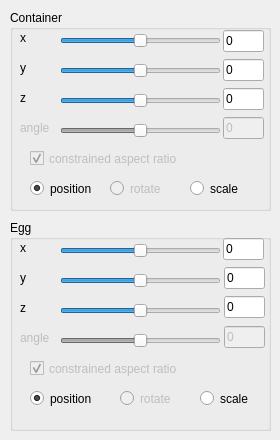
    <widget class="QWidget" name="tab_3" >
     <attribute name="title" >
      <string>Object</string>
     </attribute>
     <widget class="QGroupBox" name="groupBox_11" >
      <property name="geometry" >
       <rect>
        <x>10</x>
        <y>220</y>
        <width>261</width>
        <height>211</height>
       </rect>
      </property>
      <property name="title" >
       <string>Egg</string>
      </property>
      <widget class="QLabel" name="label_26" >
       <property name="geometry" >
        <rect>
         <x>10</x>
         <y>20</y>
         <width>16</width>
         <height>16</height>
        </rect>
       </property>
       <property name="text" >
        <string>x</string>
       </property>
      </widget>
      <widget class="QLabel" name="label_27" >
       <property name="geometry" >
        <rect>
         <x>10</x>
         <y>50</y>
         <width>16</width>
         <height>16</height>
        </rect>
       </property>
       <property name="text" >
        <string>y</string>
       </property>
      </widget>
      <widget class="QLabel" name="label_28" >
       <property name="geometry" >
        <rect>
         <x>10</x>
         <y>80</y>
         <width>16</width>
         <height>16</height>
        </rect>
       </property>
       <property name="text" >
        <string>z</string>
       </property>
      </widget>
      <widget class="QLineEdit" name="eggYLineEdit" >
       <property name="geometry" >
        <rect>
         <x>214</x>
         <y>47</y>
         <width>41</width>
         <height>22</height>
        </rect>
       </property>
       <property name="text" >
        <string>0</string>
       </property>
      </widget>
      <widget class="QLineEdit" name="eggZLineEdit" >
       <property name="geometry" >
        <rect>
         <x>214</x>
         <y>76</y>
         <width>41</width>
         <height>22</height>
        </rect>
       </property>
       <property name="text" >
        <string>0</string>
       </property>
      </widget>
      <widget class="QLineEdit" name="eggAngleLineEdit" >
       <property name="enabled" >
        <bool>false</bool>
       </property>
       <property name="geometry" >
        <rect>
         <x>214</x>
         <y>106</y>
         <width>41</width>
         <height>22</height>
        </rect>
       </property>
       <property name="text" >
        <string>0</string>
       </property>
      </widget>
      <widget class="QSlider" name="eggAngleSlider" >
       <property name="enabled" >
        <bool>false</bool>
       </property>
       <property name="geometry" >
        <rect>
         <x>50</x>
         <y>110</y>
         <width>161</width>
         <height>21</height>
        </rect>
       </property>
       <property name="minimum" >
        <number>-180</number>
       </property>
       <property name="maximum" >
        <number>180</number>
       </property>
       <property name="orientation" >
        <enum>Qt::Horizontal</enum>
       </property>
       <property name="invertedAppearance" >
        <bool>false</bool>
       </property>
      </widget>
      <widget class="QRadioButton" name="eggScaleRadioButton" >
       <property name="geometry" >
        <rect>
         <x>190</x>
         <y>170</y>
         <width>61</width>
         <height>17</height>
        </rect>
       </property>
       <property name="text" >
        <string>scale</string>
       </property>
      </widget>
      <widget class="QLabel" name="eggAngleLabel" >
       <property name="enabled" >
        <bool>false</bool>
       </property>
       <property name="geometry" >
        <rect>
         <x>10</x>
         <y>110</y>
         <width>31</width>
         <height>16</height>
        </rect>
       </property>
       <property name="text" >
        <string>angle</string>
       </property>
      </widget>
      <widget class="QRadioButton" name="eggMoveRadioButton" >
       <property name="geometry" >
        <rect>
         <x>20</x>
         <y>170</y>
         <width>71</width>
         <height>17</height>
        </rect>
       </property>
       <property name="text" >
        <string>position</string>
       </property>
       <property name="checked" >
        <bool>true</bool>
       </property>
      </widget>
      <widget class="QCheckBox" name="eggConstrainedCheckBox" >
       <property name="enabled" >
        <bool>false</bool>
       </property>
       <property name="geometry" >
        <rect>
         <x>20</x>
         <y>140</y>
         <width>171</width>
         <height>17</height>
        </rect>
       </property>
       <property name="text" >
        <string>constrained aspect ratio</string>
       </property>
       <property name="checked" >
        <bool>true</bool>
       </property>
      </widget>
      <widget class="QLineEdit" name="eggXLineEdit" >
       <property name="geometry" >
        <rect>
         <x>213</x>
         <y>18</y>
         <width>41</width>
         <height>22</height>
        </rect>
       </property>
       <property name="text" >
        <string>0</string>
       </property>
      </widget>
      <widget class="QSlider" name="eggXSlider" >
       <property name="geometry" >
        <rect>
         <x>50</x>
         <y>20</y>
         <width>161</width>
         <height>21</height>
        </rect>
       </property>
       <property name="minimum" >
        <number>-300</number>
       </property>
       <property name="maximum" >
        <number>300</number>
       </property>
       <property name="orientation" >
        <enum>Qt::Horizontal</enum>
       </property>
      </widget>
      <widget class="QSlider" name="eggYSlider" >
       <property name="geometry" >
        <rect>
         <x>50</x>
         <y>50</y>
         <width>161</width>
         <height>21</height>
        </rect>
       </property>
       <property name="minimum" >
        <number>-300</number>
       </property>
       <property name="maximum" >
        <number>300</number>
       </property>
       <property name="orientation" >
        <enum>Qt::Horizontal</enum>
       </property>
      </widget>
      <widget class="QSlider" name="eggZSlider" >
       <property name="geometry" >
        <rect>
         <x>50</x>
         <y>80</y>
         <width>161</width>
         <height>21</height>
        </rect>
       </property>
       <property name="minimum" >
        <number>-300</number>
       </property>
       <property name="maximum" >
        <number>300</number>
       </property>
       <property name="orientation" >
        <enum>Qt::Horizontal</enum>
       </property>
      </widget>
      <widget class="QRadioButton" name="eggRotateRadioButton" >
       <property name="enabled" >
        <bool>false</bool>
       </property>
       <property name="geometry" >
        <rect>
         <x>110</x>
         <y>170</y>
         <width>71</width>
         <height>17</height>
        </rect>
       </property>
       <property name="toolTip" >
        <string>under construcion...</string>
       </property>
       <property name="text" >
        <string>rotate</string>
       </property>
      </widget>
     </widget>
     <widget class="QGroupBox" name="groupBox_7" >
      <property name="geometry" >
       <rect>
        <x>10</x>
        <y>10</y>
        <width>261</width>
        <height>201</height>
       </rect>
      </property>
      <property name="title" >
       <string>Container</string>
      </property>
      <widget class="QLabel" name="label_17" >
       <property name="geometry" >
        <rect>
         <x>10</x>
         <y>50</y>
         <width>16</width>
         <height>16</height>
        </rect>
       </property>
       <property name="text" >
        <string>y</string>
       </property>
      </widget>
      <widget class="QLabel" name="label_18" >
       <property name="geometry" >
        <rect>
         <x>10</x>
         <y>80</y>
         <width>16</width>
         <height>16</height>
        </rect>
       </property>
       <property name="text" >
        <string>z</string>
       </property>
      </widget>
      <widget class="QLineEdit" name="containerYLineEdit" >
       <property name="geometry" >
        <rect>
         <x>213</x>
         <y>49</y>
         <width>41</width>
         <height>22</height>
        </rect>
       </property>
       <property name="text" >
        <string>0</string>
       </property>
      </widget>
      <widget class="QLineEdit" name="containerZLineEdit" >
       <property name="geometry" >
        <rect>
         <x>213</x>
         <y>78</y>
         <width>41</width>
         <height>22</height>
        </rect>
       </property>
       <property name="text" >
        <string>0</string>
       </property>
      </widget>
      <widget class="QLineEdit" name="containerAngleLineEdit" >
       <property name="enabled" >
        <bool>false</bool>
       </property>
       <property name="geometry" >
        <rect>
         <x>213</x>
         <y>107</y>
         <width>41</width>
         <height>22</height>
        </rect>
       </property>
       <property name="text" >
        <string>0</string>
       </property>
      </widget>
      <widget class="QLabel" name="containerAngleLabel" >
       <property name="enabled" >
        <bool>false</bool>
       </property>
       <property name="geometry" >
        <rect>
         <x>10</x>
         <y>110</y>
         <width>31</width>
         <height>16</height>
        </rect>
       </property>
       <property name="text" >
        <string>angle</string>
       </property>
      </widget>
      <widget class="QRadioButton" name="containerMoveRadioButton" >
       <property name="geometry" >
        <rect>
         <x>20</x>
         <y>170</y>
         <width>71</width>
         <height>17</height>
        </rect>
       </property>
       <property name="text" >
        <string>position</string>
       </property>
       <property name="checked" >
        <bool>true</bool>
       </property>
      </widget>
      <widget class="QRadioButton" name="containerScaleRadioButton" >
       <property name="geometry" >
        <rect>
         <x>180</x>
         <y>170</y>
         <width>61</width>
         <height>17</height>
        </rect>
       </property>
       <property name="text" >
        <string>scale</string>
       </property>
      </widget>
      <widget class="QCheckBox" name="containerConstrainedCheckBox" >
       <property name="enabled" >
        <bool>false</bool>
       </property>
       <property name="geometry" >
        <rect>
         <x>20</x>
         <y>140</y>
         <width>171</width>
         <height>17</height>
        </rect>
       </property>
       <property name="text" >
        <string>constrained aspect ratio</string>
       </property>
       <property name="checked" >
        <bool>true</bool>
       </property>
      </widget>
      <widget class="QLabel" name="label_16" >
       <property name="geometry" >
        <rect>
         <x>10</x>
         <y>20</y>
         <width>31</width>
         <height>16</height>
        </rect>
       </property>
       <property name="text" >
        <string>x</string>
       </property>
      </widget>
      <widget class="QSlider" name="containerAngleSlider" >
       <property name="enabled" >
        <bool>false</bool>
       </property>
       <property name="geometry" >
        <rect>
         <x>50</x>
         <y>110</y>
         <width>161</width>
         <height>21</height>
        </rect>
       </property>
       <property name="minimum" >
        <number>-180</number>
       </property>
       <property name="maximum" >
        <number>180</number>
       </property>
       <property name="orientation" >
        <enum>Qt::Horizontal</enum>
       </property>
       <property name="invertedAppearance" >
        <bool>false</bool>
       </property>
      </widget>
      <widget class="QSlider" name="containerXSlider" >
       <property name="geometry" >
        <rect>
         <x>50</x>
         <y>20</y>
         <width>161</width>
         <height>21</height>
        </rect>
       </property>
       <property name="minimum" >
        <number>-300</number>
       </property>
       <property name="maximum" >
        <number>300</number>
       </property>
       <property name="orientation" >
        <enum>Qt::Horizontal</enum>
       </property>
      </widget>
      <widget class="QSlider" name="containerYSlider" >
       <property name="geometry" >
        <rect>
         <x>50</x>
         <y>50</y>
         <width>161</width>
         <height>21</height>
        </rect>
       </property>
       <property name="minimum" >
        <number>-300</number>
       </property>
       <property name="maximum" >
        <number>300</number>
       </property>
       <property name="orientation" >
        <enum>Qt::Horizontal</enum>
       </property>
      </widget>
      <widget class="QSlider" name="containerZSlider" >
       <property name="geometry" >
        <rect>
         <x>50</x>
         <y>80</y>
         <width>161</width>
         <height>21</height>
        </rect>
       </property>
       <property name="minimum" >
        <number>-300</number>
       </property>
       <property name="maximum" >
        <number>300</number>
       </property>
       <property name="orientation" >
        <enum>Qt::Horizontal</enum>
       </property>
      </widget>
      <widget class="QLineEdit" name="containerXLineEdit" >
       <property name="geometry" >
        <rect>
         <x>213</x>
         <y>20</y>
         <width>41</width>
         <height>22</height>
        </rect>
       </property>
       <property name="text" >
        <string>0</string>
       </property>
      </widget>
      <widget class="QRadioButton" name="containerRotateRadioButton" >
       <property name="enabled" >
        <bool>false</bool>
       </property>
       <property name="geometry" >
        <rect>
         <x>100</x>
         <y>170</y>
         <width>71</width>
         <height>17</height>
        </rect>
       </property>
       <property name="toolTip" >
        <string>under construcion...</string>
       </property>
       <property name="text" >
        <string>rotate</string>
       </property>
      </widget>
     </widget>
    </widget>
